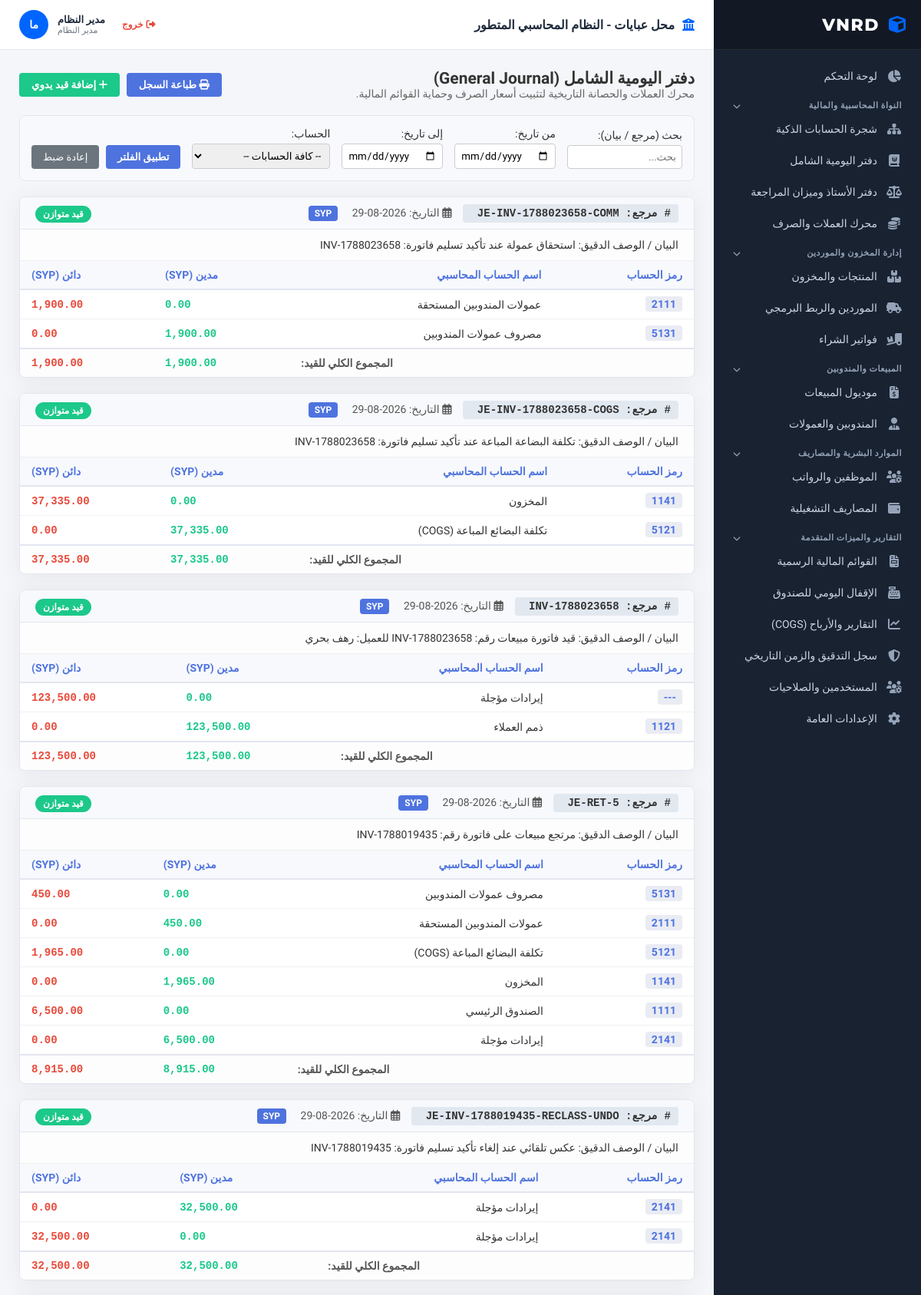
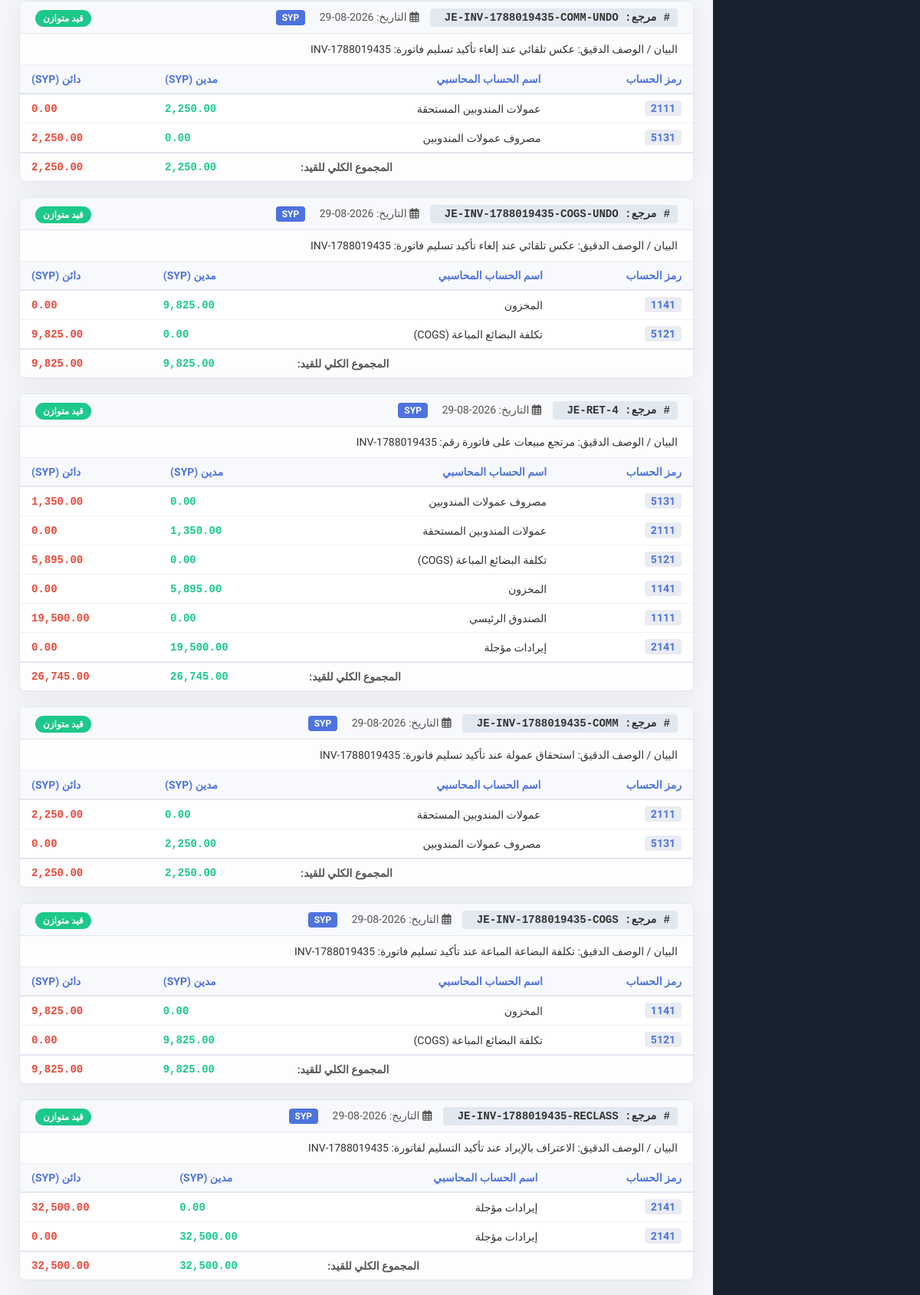
Screenshot of /journal.php (signed in, upper part) with the database file from the repository (2 pictures, top to bottom).
### tables this page shows
CREATE TABLE `journal_entries` (
  `id` int(11) NOT NULL,
  `entry_number` varchar(50) NOT NULL,
  `reference` varchar(100) DEFAULT NULL,
  `entry_date` date NOT NULL,
  `description` text DEFAULT NULL,
  `currency_code` varchar(10) DEFAULT 'SYP',
  `exchange_rate` decimal(15,6) DEFAULT 1.000000,
  `foreign_debit` decimal(15,4) DEFAULT 0.0000,
  `foreign_credit` decimal(15,4) DEFAULT 0.0000,
  `account_id` int(11) NOT NULL,
  `debit` decimal(15,4) DEFAULT 0.0000,
  `credit` decimal(15,4) DEFAULT 0.0000,
  `source_module` varchar(50) DEFAULT 'Manual',
  `created_at` timestamp NOT NULL DEFAULT current_timestamp()
);

CREATE TABLE `accounts` (
  `id` int(11) NOT NULL,
  `account_code` varchar(50) NOT NULL,
  `account_name` varchar(150) NOT NULL,
  `account_type` enum('Asset','Liability','Equity','Revenue','Expense') NOT NULL,
  `parent_id` int(11) DEFAULT NULL,
  `is_active` tinyint(1) DEFAULT 1,
  `created_at` timestamp NOT NULL DEFAULT current_timestamp()
);

### journal.php (the view, shortened to what this page needs)
<?php
include 'header.php';
$from_date = $_GET['from_date'] ?? '';
$to_date = $_GET['to_date'] ?? '';
$search = $_GET['search'] ?? '';
$where = ["1=1"];
$params = [];
$sql = "SELECT j.*, a.account_code, a.account_name
        FROM journal_entries j
        LEFT JOIN accounts a ON j.account_id = a.id
        WHERE " . implode(" AND ", $where) . "
        ORDER BY j.entry_date DESC, j.id DESC";
$stmt = $conn->prepare($sql);
$stmt->execute($params);
$raw_entries = $stmt->fetchAll(PDO::FETCH_ASSOC);
$journal_vouchers = [];
foreach ($raw_entries as $row) {
    $en = $row['entry_number'] ?: ('JE-' . $row['id']);
    $rate = floatval($row['exchange_rate']) > 0 ? floatval($row['exchange_rate']) : 1.0;
    $row_currency = $row['currency_code'] ?: BASE_CURRENCY;
    $f_debit = floatval($row['foreign_debit']);
    $f_credit = floatval($row['foreign_credit']);
    $base_debit = floatval($row['debit']);
    $base_credit = floatval($row['credit']);
    if ($row_currency === BASE_CURRENCY || $rate == 1.0) {
        $f_debit = $base_debit;
        $f_credit = $base_credit;
    }
    $row['calculated_f_debit'] = $f_debit;
    $row['calculated_f_credit'] = $f_credit;
    if (!isset($journal_vouchers[$en])) {
        $journal_vouchers[$en] = [
            'entry_number' => $en,
            'reference' => $row['reference'],
            'entry_date' => $row['entry_date'],
            'description' => $row['description'],
            'currency_code' => $row_currency,
            'exchange_rate' => $rate,
            'source_module' => $row['source_module'],
            'lines' => []
        ];
    }
    $journal_vouchers[$en]['lines'][] = $row;
}
?>
<div class="no-print" style="display: flex; justify-content: space-between; align-items: center; margin-bottom: 20px;">
    <div>
        <h2>دفتر اليومية الشامل (General Journal)</h2>
        <p style="color: #666; margin: 0;">محرك العملات والحصانة التاريخية لتثبيت أسعار الصرف وحماية القوائم المالية.</p>
    </div>
    <div>
        <button onclick="window.print()" class="btn" style="background: #4e73df; color: white; padding: 8px 16px; border-radius: 4px; border: none; cursor: pointer; font-weight: bold;">
            <i class="fas fa-print"></i> طباعة السجل
        </button>
        <button onclick="toggleModal(true)" class="btn" style="background: #1cc88a; color: white; padding: 8px 16px; border-radius: 4px; border: none; cursor: pointer; font-weight: bold; margin-right: 5px;">
            <i class="fas fa-plus"></i> إضافة قيد يدوي
        </button>
    </div>
</div>
<div class="filter-box no-print">
    <form method="GET" action="" style="display: flex; gap: 15px; flex-wrap: wrap; align-items: flex-end;">
        <div style="flex: 1; min-width: 150px;">
            بحث (مرجع / بيان):
            <input type="text" name="search" value="<?php echo htmlspecialchars($search); ?>" placeholder="بحث..." style="width: 100%; padding: 7px; border: 1px solid #ccc; border-radius: 4px; margin-top: 5px;">
        </div>
        <div style="flex: 1; min-width: 130px;">
            من تاريخ:
            <input type="date" name="from_date" value="<?php echo htmlspecialchars($from_date); ?>" style="width: 100%; padding: 7px; border: 1px solid #ccc; border-radius: 4px; margin-top: 5px;">
        </div>
        <div style="flex: 1; min-width: 130px;">
            إلى تاريخ:
            <input type="date" name="to_date" value="<?php echo htmlspecialchars($to_date); ?>" style="width: 100%; padding: 7px; border: 1px solid #ccc; border-radius: 4px; margin-top: 5px;">
        </div>
        <div style="flex: 1; min-width: 180px;">
            الحساب:
            <select name="account_id" style="width: 100%; padding: 7px; border: 1px solid #ccc; border-radius: 4px; margin-top: 5px;">
                <option value="">-- كافة الحسابات --</option>
            </select>
        </div>
        <div>
            <button type="submit" style="background: #4e73df; color: white; border: none; padding: 8px 15px; border-radius: 4px; cursor: pointer; font-weight: bold;">تطبيق الفلتر</button>
            <a href="journal.php" style="background: #6c757d; color: white; padding: 8px 15px; border-radius: 4px; text-decoration: none; display: inline-block; font-size: 13px; margin-right: 5px;">إعادة ضبط</a>
        </div>
    </form>
</div>
<div id="printable-area">
    <?php if (count($journal_vouchers) > 0): ?>
        <?php foreach ($journal_vouchers as $voucher):
            $sum_f_debit = 0;
            $sum_f_credit = 0;
            $sum_base_debit = 0;
            $sum_base_credit = 0;
            foreach ($voucher['lines'] as $line) {
                $sum_f_debit += $line['calculated_f_debit'];
                $sum_f_credit += $line['calculated_f_credit'];
                $sum_base_debit += floatval($line['debit']);
                $sum_base_credit += floatval($line['credit']);
            }
            $is_balanced = (round($sum_base_debit, 2) === round($sum_base_credit, 2)) && ($sum_base_debit > 0);
        ?>
            <div class="journal-card">
                <div class="journal-header">
                    <div>
                        <span style="background: #e2e8f0; color: #333; padding: 4px 10px; border-radius: 4px; font-weight: bold; font-family: monospace; font-size: 14px;">
                            # مرجع: <?php echo htmlspecialchars($voucher['reference'] ?: $voucher['entry_number']); ?>
                        </span>
                        <span style="margin-right: 15px; color: #555; font-size: 14px;">
                            <i class="far fa-calendar-alt"></i> التاريخ: <?php echo htmlspecialchars($voucher['entry_date']); ?>
                        </span>
                        <span style="margin-right: 15px;">
                            <span class="badge-currency"><?php echo htmlspecialchars($voucher['currency_code']); ?></span>
                        </span>
                    </div>
                    <div>
                        <?php if ($is_balanced): ?>
                            <span class="badge-balanced">قيد متوازن</span>
                        <?php else: ?>
                            <span class="badge-unbalanced">قيد غير متوازن / غير مكتمل</span>
                        <?php endif; ?>
                    </div>
                </div>
                <div class="journal-desc">
                    البيان / الوصف الدقيق: <?php echo htmlspecialchars($voucher['description'] ?: 'بدون بيان'); ?>
                </div>
                <div style="overflow-x: auto;">
                    <table style="width: 100%; border-collapse: collapse; font-size: 14px; text-align: right;">
                        <thead>
                            <tr style="background: #f8f9fc; color: #4e73df; border-bottom: 2px solid #e3e6f0;">
                                <th style="padding: 10px 15px;">رمز الحساب</th>
                                <th style="padding: 10px 15px;">اسم الحساب المحاسبي</th>
                                <th style="padding: 10px 15px; text-align: left;">مدين (<?php echo $voucher['currency_code']; ?>)</th>
                                <th style="padding: 10px 15px; text-align: left;">دائن (<?php echo $voucher['currency_code']; ?>)</th>
                            </tr>
                        </thead>
                        <tbody>
                            <?php foreach ($voucher['lines'] as $line): ?>
                                <tr style="border-bottom: 1px solid #f1f1f1;">
                                    <td style="padding: 10px 15px; font-family: monospace;">
                                        <span style="background: #eaecf4; color: #4e73df; padding: 2px 8px; border-radius: 4px; font-weight: bold;">
                                            <?php echo htmlspecialchars($line['account_code'] ?: '---'); ?>
                                        </span>
                                    </td>
                                    <td style="padding: 10px 15px; font-weight: 500; color: #333;">
                                        <?php echo htmlspecialchars($line['account_name'] ?: 'حساب مبيعات عام'); ?>
                                    </td>
                                    <td style="padding: 10px 15px; text-align: left; font-family: monospace; color: #1cc88a; font-weight: bold;">
                                        <?php echo number_format($line['calculated_f_debit'], 2); ?>
                                    </td>
                                    <td style="padding: 10px 15px; text-align: left; font-family: monospace; color: #e74a3b; font-weight: bold;">
                                        <?php echo number_format($line['calculated_f_credit'], 2); ?>
                                    </td>
                                </tr>
                            <?php endforeach; ?>
                        </tbody>
                        <tfoot>
                            <tr style="background: #fdfdfd; border-top: 2px solid #e3e6f0; font-weight: bold;">
                                <td colspan="2" style="padding: 10px 15px; text-align: left; color: #555;">المجموع الكلي للقيد:</td>
                                <td style="padding: 10px 15px; text-align: left; font-family: monospace; color: #1cc88a;">
                                    <?php echo number_format($sum_f_debit, 2); ?>
                                </td>
                                <td style="padding: 10px 15px; text-align: left; font-family: monospace; color: #e74a3b;">
                                    <?php echo number_format($sum_f_credit, 2); ?>
                                </td>
                            </tr>
                        </tfoot>
                    </table>
                </div>
            </div>
        <?php endforeach; ?>
    <?php else: ?>
        <div style="background: #fff; padding: 30px; text-align: center; border-radius: 8px; border: 1px solid #e3e6f0; color: #777;">
            لا توجد قيود محاسبية مسجلة تطابق خيارات البحث الحالية.
        </div>
    <?php endif; ?>
</div>

### header.php (style rules this page uses)
:root { --zoho-sidebar-bg: #192231; --zoho-sidebar-hover: #26354a; --zoho-primary: #0065ff; --zoho-accent: #00c48c; --zoho-bg: #f4f6f9; --zoho-card-bg: #ffffff; --zoho-text-main: #333333; --zoho-text-muted: #6b7280; --zoho-border: #e2e8f0; --zoho-radius: 8px; }
* { box-sizing: border-box; margin: 0; padding: 0; font-family: 'Tajawal', sans-serif; }
body { background-color: var(--zoho-bg); color: var(--zoho-text-main); display: flex; height: 100vh; overflow: hidden; font-size: 14px; }

### journal.php (style rules this page uses)
.journal-card { background: #fff; border: 1px solid #e3e6f0; border-radius: 8px; margin-bottom: 20px; box-shadow: 0 0.15rem 1.75rem 0 rgba(58, 59, 69, 0.08); overflow: hidden; }
.journal-header { background: #f8f9fc; padding: 12px 20px; border-bottom: 1px solid #e3e6f0; display: flex; justify-content: space-between; align-items: center; flex-wrap: wrap; gap: 10px; }
.journal-desc { padding: 12px 20px; background: #fdfdfd; border-bottom: 1px solid #eee; font-weight: 500; color: #333; }
.badge-balanced { background: #1cc88a; color: white; padding: 4px 10px; border-radius: 20px; font-size: 12px; font-weight: bold; }
.badge-currency { background: #4e73df; color: white; padding: 3px 8px; border-radius: 4px; font-size: 12px; font-weight: bold; }
.filter-box { background: #f8f9fc; padding: 15px; border-radius: 8px; margin-bottom: 20px; border: 1px solid #e3e6f0; }

### rows the page displays
journal_entries: account.account_code "2111", account.account_name "عمولات المندوبين المستحقة", calculated_f_debit "0.00", calculated_f_credit "1,900.00"
journal_entries: account.account_code "5131", account.account_name "مصروف عمولات المندوبين", calculated_f_debit "1,900.00", calculated_f_credit "0.00"
journal_entries: account.account_code "1141", account.account_name "المخزون", calculated_f_debit "0.00", calculated_f_credit "37,335.00"
journal_entries: account.account_code "5121", account.account_name "تكلفة البضائع المباعة (COGS)", calculated_f_debit "37,335.00", calculated_f_credit "0.00"
journal_entries: account.account_code "---", account.account_name "إيرادات مؤجلة", calculated_f_debit "0.00", calculated_f_credit "123,500.00"
journal_entries: account.account_code "1121", account.account_name "ذمم العملاء", calculated_f_debit "123,500.00", calculated_f_credit "0.00"
journal_entries: currency_code "SYP", description "مرتجع مبيعات على فاتورة رقم: INV-1788019435", account.account_code "1111", account.account_name "الصندوق الرئيسي", calculated_f_debit "0.00", calculated_f_credit "6,500.00", sum_f_debit "8,915.00", sum_f_credit "8,915.00"
journal_entries: account.account_code "5131", account.account_name "مصروف عمولات المندوبين", calculated_f_debit "0.00", calculated_f_credit "450.00"
journal_entries: account.account_code "2111", account.account_name "عمولات المندوبين المستحقة", calculated_f_debit "450.00", calculated_f_credit "0.00"
journal_entries: account.account_code "5121", account.account_name "تكلفة البضائع المباعة (COGS)", calculated_f_debit "0.00", calculated_f_credit "1,965.00"
journal_entries: account.account_code "1141", account.account_name "المخزون", calculated_f_debit "1,965.00", calculated_f_credit "0.00"
journal_entries: account.account_code "2141", account.account_name "إيرادات مؤجلة", calculated_f_debit "6,500.00", calculated_f_credit "0.00"
journal_entries: account.account_code "2141", account.account_name "إيرادات مؤجلة", calculated_f_debit "32,500.00", calculated_f_credit "0.00"
journal_entries: account.account_code "2141", account.account_name "إيرادات مؤجلة", calculated_f_debit "0.00", calculated_f_credit "32,500.00"
journal_entries: account.account_code "2111", account.account_name "عمولات المندوبين المستحقة", calculated_f_debit "2,250.00", calculated_f_credit "0.00"
journal_entries: account.account_code "5131", account.account_name "مصروف عمولات المندوبين", calculated_f_debit "0.00", calculated_f_credit "2,250.00"
journal_entries: account.account_code "1141", account.account_name "المخزون", calculated_f_debit "9,825.00", calculated_f_credit "0.00"
journal_entries: account.account_code "5121", account.account_name "تكلفة البضائع المباعة (COGS)", calculated_f_debit "0.00", calculated_f_credit "9,825.00"
journal_entries: currency_code "SYP", description "مرتجع مبيعات على فاتورة رقم: INV-1788019435", account.account_code "1111", account.account_name "الصندوق الرئيسي", calculated_f_debit "0.00", calculated_f_credit "19,500.00", sum_f_debit "26,745.00", sum_f_credit "26,745.00"
journal_entries: account.account_code "5131", account.account_name "مصروف عمولات المندوبين", calculated_f_debit "0.00", calculated_f_credit "1,350.00"
journal_entries: account.account_code "2111", account.account_name "عمولات المندوبين المستحقة", calculated_f_debit "1,350.00", calculated_f_credit "0.00"
journal_entries: account.account_code "5121", account.account_name "تكلفة البضائع المباعة (COGS)", calculated_f_debit "0.00", calculated_f_credit "5,895.00"
journal_entries: account.account_code "1141", account.account_name "المخزون", calculated_f_debit "5,895.00", calculated_f_credit "0.00"
journal_entries: account.account_code "2141", account.account_name "إيرادات مؤجلة", calculated_f_debit "19,500.00", calculated_f_credit "0.00"
journal_entries: account.account_code "2111", account.account_name "عمولات المندوبين المستحقة", calculated_f_debit "0.00", calculated_f_credit "2,250.00"
journal_entries: account.account_code "5131", account.account_name "مصروف عمولات المندوبين", calculated_f_debit "2,250.00", calculated_f_credit "0.00"
journal_entries: account.account_code "1141", account.account_name "المخزون", calculated_f_debit "0.00", calculated_f_credit "9,825.00"
journal_entries: account.account_code "5121", account.account_name "تكلفة البضائع المباعة (COGS)", calculated_f_debit "9,825.00", calculated_f_credit "0.00"
journal_entries: account.account_code "2141", account.account_name "إيرادات مؤجلة", calculated_f_debit "0.00", calculated_f_credit "32,500.00"
journal_entries: account.account_code "2141", account.account_name "إيرادات مؤجلة", calculated_f_debit "32,500.00", calculated_f_credit "0.00"

### other values shown
$company_name "محل عبايات"
$logged_in_full_name "مدير النظام"
$logged_in_role_label "مدير النظام"
$avatar_initials ?: '؟' "ما"
$voucher['currency_code'] "SYP"
$voucher['description'] ?: 'بدون بيان' "استحقاق عمولة عند تأكيد تسليم فاتورة: INV-1788023658"
$sum_f_debit "1,900.00"
$sum_f_credit "1,900.00"
$voucher['description'] ?: 'بدون بيان' "تكلفة البضاعة المباعة عند تأكيد تسليم فاتورة: INV-1788023658"
$sum_f_debit "37,335.00"
$sum_f_credit "37,335.00"
$voucher['description'] ?: 'بدون بيان' "قيد فاتورة مبيعات رقم: INV-1788023658 للعميل: رهف بحري"
$sum_f_debit "123,500.00"
$sum_f_credit "123,500.00"
$voucher['description'] ?: 'بدون بيان' "عكس تلقائي عند إلغاء تأكيد تسليم فاتورة: INV-1788019435"
